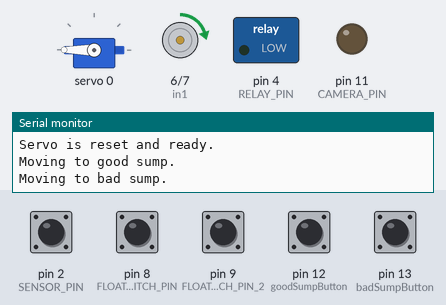
The sketch below on a simulated Arduino Uno, built with avr-gcc and run on an emulated ATmega328P. On the bench: servo, motor-driver pin pairs drawn as motors (green arrow = first pin HIGH = forward, orange = second pin HIGH = backward, longer = more drive, scaled by the enable pin), switched loads named in the sketch (green lamp = pin HIGH), output pins drawn as LEDs (lit = HIGH), the last lines printed to the serial monitor. Inputs (shaded band) come from the test bench; at power-on: pin 2 (SENSOR_PIN), pin 8 (FLOAT_SWITCH_PIN), pin 9 (FLOAT_SWITCH_PIN_2), pin 12 (goodSumpButton), pin 13 (badSumpButton) HIGH.

Above: at 4.3 s.
4.4 s: pin 8 (FLOAT_SWITCH_PIN) pulled LOW for 0.15 s
At 4.47 s:
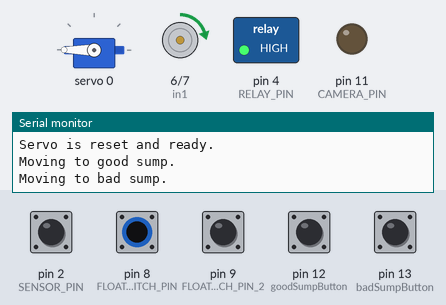
6.0 s: pin 12 (goodSumpButton) pulled LOW for 0.15 s
At 7.0 s:
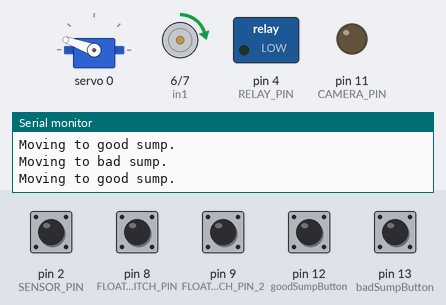
7.6 s: pin 9 (FLOAT_SWITCH_PIN_2) pulled LOW for 0.15 s
At 7.67 s:
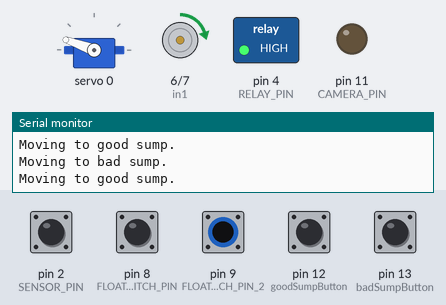
9.2 s: pin 13 (badSumpButton) pulled LOW for 0.15 s
At 10.5 s:
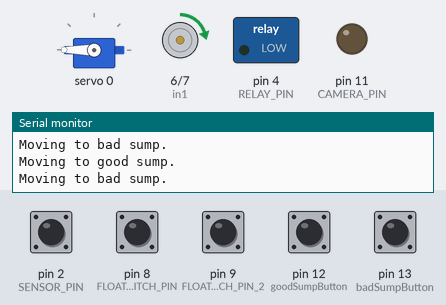
10.8 s: pin 12 (goodSumpButton) pulled LOW for 1 s
At 13.0 s:
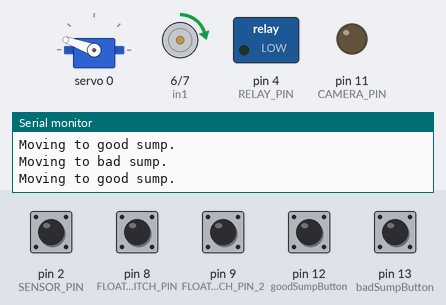
13.3 s: pin 2 (SENSOR_PIN) pulsed LOW 2 times (0.12 s each, 0.3 s apart)
At 20.0 s:
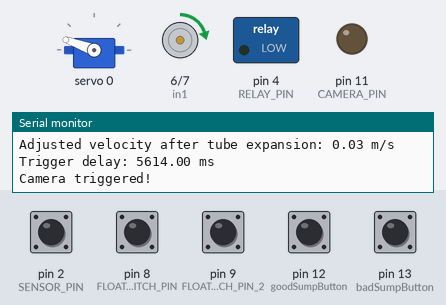
Timing chart, 0 to 20.9 s (numbered marks = the images above; inputs shaded):
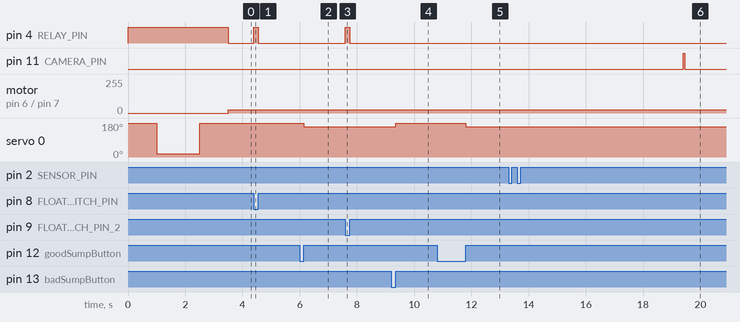

The sketch:

GA_shell_control.ino
```cpp
#include <Wire.h>
#include <Adafruit_PWMServoDriver.h>

#define RELAY_PIN 4
#define FLOAT_SWITCH_PIN 8  // Pin connected to the float switch
#define FLOAT_SWITCH_PIN_2 9 // Pin connected to second float switch
#define SENSOR_PIN 2        // NPN sensor connected to digital pin 2
#define CAMERA_PIN 11       // LED/camera trigger on pin 13

// Create PWM servo driver instance
Adafruit_PWMServoDriver pwm = Adafruit_PWMServoDriver();

// Define constants for servo positions
const int SERVOMIN = 150;
const int SERVOMAX = 600;

const int servoChannel = 0;  // The servo connected to channel 0 on PCA9865
const int position0 = 450;   // 0 degrees
const int position180 = SERVOMAX; // 180 degrees

// Define button commands
const int goodSumpButton = 12;  // Button to move servo to 0°
const int badSumpButton = 13;   // Button to move servo to 180°

bool motor_running = false;
bool servo_reset_done = false;
int currentPositionState = 0;

bool relayState = false;
unsigned long lastRelayToggleTime = 0;

int ena = 5;
int in1 = 6;
int in2 = 7;

// Physical parameters - adjust these to your actual setup
const float shellDiameter = 4;
const float sensorWidth = 2.5;
const float distanceToCamera = 200.0;
const float tubeDiameterAtSensor = 7.0;
const float tubeDiameterAtCamera = 10;
const float expansionPoint = 100;
const float DELAY_CONSTANT = 50; // Time Delay Constant for LED (camera)

// Timing variables
volatile unsigned long detectionStartTime = 0;
volatile unsigned long detectionEndTime = 0;
volatile bool shellDetected = false;
volatile bool measurementComplete = false;
volatile float shellVelocity = 0.0;
volatile float adjustedVelocity = 0.0;
volatile float triggerDelay = 0;

// Non-blocking timing
unsigned long triggerTime = 0;
unsigned long cameraOffTime = 0;
bool triggerScheduled = false;
bool cameraOn = false;

void setup() {
    Serial.begin(9600);
    Serial.println("System Initialized");

    // Initialize PCA9685 for servo
    pwm.begin();
    pwm.setPWMFreq(50);

    pinMode(goodSumpButton, INPUT_PULLUP);
    pinMode(badSumpButton, INPUT_PULLUP);

    pinMode(ena, OUTPUT);
    pinMode(in1, OUTPUT);
    pinMode(in2, OUTPUT);

    pinMode(FLOAT_SWITCH_PIN, INPUT_PULLUP);
    pinMode(FLOAT_SWITCH_PIN_2, INPUT_PULLUP);
    pinMode(RELAY_PIN, OUTPUT);
    digitalWrite(RELAY_PIN, HIGH);

    pinMode(SENSOR_PIN, INPUT_PULLUP);
    pinMode(CAMERA_PIN, OUTPUT);
    digitalWrite(CAMERA_PIN, LOW);

    attachInterrupt(digitalPinToInterrupt(SENSOR_PIN), sensorChange, CHANGE);
}

void loop() {
    reset_servo();
    //handleButtonsTime();
    handleButtonsManual();
    toggleRelay();
    runDC();
    sensorDetect();
    handleCameraTrigger();
}

void reset_servo() {
    if (!servo_reset_done) {
        setServoPosition(600);
        delay(1000);
        setServoPosition(150);
        delay(1500);
        setServoPosition(600);
        delay(1000);

        servo_reset_done = true;
        Serial.println("Servo is reset and ready.");
    }
}

void handleButtonsTime() {
    static bool lastGoodSumpState = LOW;
    static bool lastBadSumpState = LOW;
    static unsigned long goodSumpPressedTime = 0;
    static unsigned long badSumpPressedTime = 0;
    static bool goodSumpPending = false;
    static bool badSumpPending = false;
    static float delayTime = 3000;  // Default to 3 seconds if no sensor data

    bool goodSumpState = digitalRead(goodSumpButton);
    bool badSumpState = digitalRead(badSumpButton);
    unsigned long currentMillis = millis();

    // Calculate delay time dynamically based on shell speed
    if (shellVelocity > 0) {
        float switchingDistance = 50.0;  // Distance to switching point (adjust as needed)
        delayTime = (switchingDistance / shellVelocity) * 1000.0;  // Convert to milliseconds
    }

    // Detect button press and start countdown
    if (goodSumpState == HIGH && lastGoodSumpState == LOW) {
        Serial.println("Good sump button pressed, waiting dynamically...");
        goodSumpPressedTime = currentMillis;
        goodSumpPending = true;
    }

    if (badSumpState == HIGH && lastBadSumpState == LOW) {
        Serial.println("Bad sump button pressed, waiting dynamically...");
        badSumpPressedTime = currentMillis;
        badSumpPending = true;
    }

    // Check if calculated time has passed and move servo accordingly
    if (goodSumpPending && (currentMillis - goodSumpPressedTime >= delayTime)) {
        Serial.println("Moving to good sump.");
        setServoPosition(position0);
        currentPositionState = 0;
        goodSumpPending = false; // Reset flag
    }

    if (badSumpPending && (currentMillis - badSumpPressedTime >= delayTime)) {
        Serial.println("Moving to bad sump.");
        setServoPosition(position180);
        currentPositionState = 180;
        badSumpPending = false; // Reset flag
    }

    lastGoodSumpState = goodSumpState;
    lastBadSumpState = badSumpState;
}

void handleButtonsManual() {
    static bool lastGoodSumpState = LOW;
    static bool lastBadSumpState = LOW;

    bool goodSumpState = digitalRead(goodSumpButton);
    bool badSumpState = digitalRead(badSumpButton);

    if (goodSumpState == HIGH && lastGoodSumpState == LOW) {
        Serial.println("Moving to good sump.");
        setServoPosition(position0);
        currentPositionState = 0;
    }

    if (badSumpState == HIGH && lastBadSumpState == LOW) {
        Serial.println("Moving to bad sump.");
        setServoPosition(position180);
        currentPositionState = 180;
    }

    lastGoodSumpState = goodSumpState;
    lastBadSumpState = badSumpState;
}

void toggleRelay() {
    int floatState = digitalRead(FLOAT_SWITCH_PIN);
    int floatState2 = digitalRead(FLOAT_SWITCH_PIN_2);
    if (floatState == LOW || floatState2 == LOW) {
        digitalWrite(RELAY_PIN, HIGH);
        //Serial.println("Flow no go");
    } else {
        digitalWrite(RELAY_PIN, LOW);
        //Serial.println("Flow go");
    }
}

void runDC() {
    digitalWrite(in1, HIGH);
    digitalWrite(in2, LOW);
    analogWrite(ena, 24);
}

void setServoPosition(int position) {
    pwm.setPWM(servoChannel, 0, position);
}

void sensorDetect() {
    if (measurementComplete) {

        sensorChange();
        float shellPassTime = (detectionEndTime - detectionStartTime) / 1000.0;

        Serial.print("Shell detected! Pass time: ");
        Serial.print(shellPassTime, 2);
        Serial.println(" ms");

        Serial.print("Initial velocity: ");
        Serial.print(shellVelocity);
        Serial.println(" m/s");

        adjustedVelocity = shellVelocity * sq(tubeDiameterAtSensor / tubeDiameterAtCamera);

        Serial.print("Adjusted velocity after tube expansion: ");
        Serial.print(adjustedVelocity);
        Serial.println(" m/s");

        if (expansionPoint < distanceToCamera) {
            float timeToExpansion = expansionPoint / shellVelocity / 1000.0;
            float timeAfterExpansion = (distanceToCamera - expansionPoint) / adjustedVelocity / 1000.0;
            triggerDelay = (timeToExpansion + timeAfterExpansion) * 1000.0;
        } else {
            triggerDelay = ((distanceToCamera + DELAY_CONSTANT) / shellVelocity) * 1000.0;
        }

        Serial.print("Trigger delay: ");
        Serial.print(triggerDelay);
        Serial.println(" ms");

        triggerTime = millis() + triggerDelay;
        triggerScheduled = true;

        measurementComplete = false;
    }
}

void handleCameraTrigger() {
    if (triggerScheduled && millis() >= triggerTime) {
        digitalWrite(CAMERA_PIN, HIGH);
        Serial.println("Camera triggered!");
        cameraOffTime = millis() + 50;
        cameraOn = true;
        triggerScheduled = false;
    }

    if (cameraOn && millis() >= cameraOffTime) {
        digitalWrite(CAMERA_PIN, LOW);
        cameraOn = false;
    }
}

// Interrupt handler for sensor state changes
void sensorChange() {
    if (digitalRead(SENSOR_PIN) == LOW) {
        detectionStartTime = micros();
        shellDetected = true;
    } else if (shellDetected) {
        detectionEndTime = micros();
        shellDetected = false;

        float timeDiff = (detectionEndTime - detectionStartTime) / 1000000.0;
        float effectiveWidth = shellDiameter + sensorWidth;

        shellVelocity = effectiveWidth / timeDiff / 1000.0;
        measurementComplete = true;
    }
}
```

Measured:
- after the input at 4.4 s, pin 4 (RELAY_PIN): LOW → HIGH at once, → LOW 0.15 s later
- after the input at 6.0 s, servo 0: 180° → 160° after 0.15 s
- after the input at 7.6 s, pin 4 (RELAY_PIN): LOW → HIGH at once, → LOW 0.15 s later
- after the input at 9.2 s, servo 0: 160° → 180° after 0.15 s
- after the input at 10.8 s, servo 0: 180° → 160° after 1.0 s
- after the input at 13.3 s, pin 11 (CAMERA_PIN): LOW → HIGH after 6.1 s, → LOW 0.05 s later
